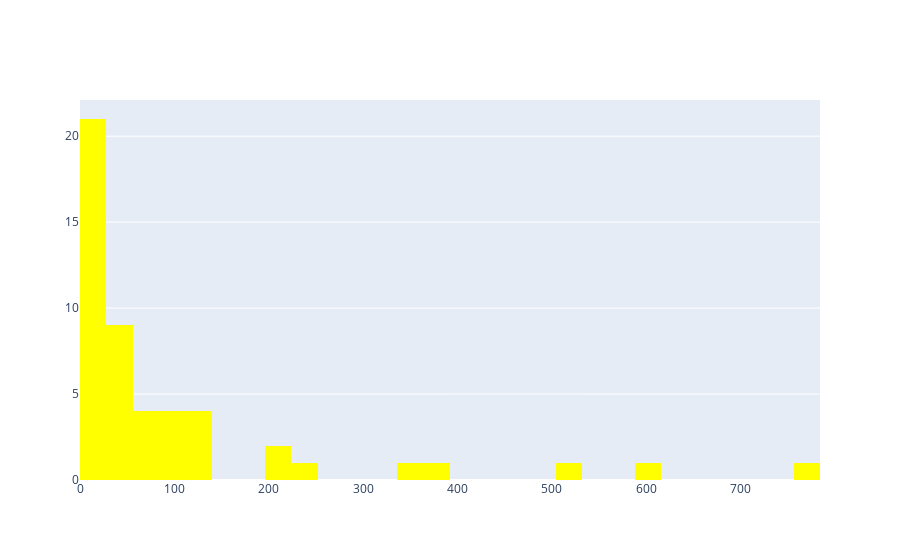

Here is the notebook cell this chart was saved with:
### Code cell
fig = go.Figure(data=[go.Histogram(x=quant_items['quantity'], marker_color='yellow',
                                   xbins=dict(start=0, end=800, size=28))])
fig.show()

### Figure 1 — Plotly figure (JSON) as saved in the notebook; plotly's stock layout.template omitted (floating-point values rounded to 4 significant figures)
{"data": [{"marker": {"color": "yellow"}, "type": "histogram", "x": [55, 66, 91, 12, 10, 25, 211, 4, 6, 126, 351, 71, 60, 8, 1, 6, 40, 761, 591, 50, 9, 123, 120, 230, 130, 506, 1, 23, 18, 45, 50, 33, 25, 2, 20, 29, 2, 110, 221, 386, 36, 4, 31, 56, 87, 97, 1, 6, 18, 8], "xbins": {"end": 800, "size": 28, "start": 0}}], "layout": {}}
